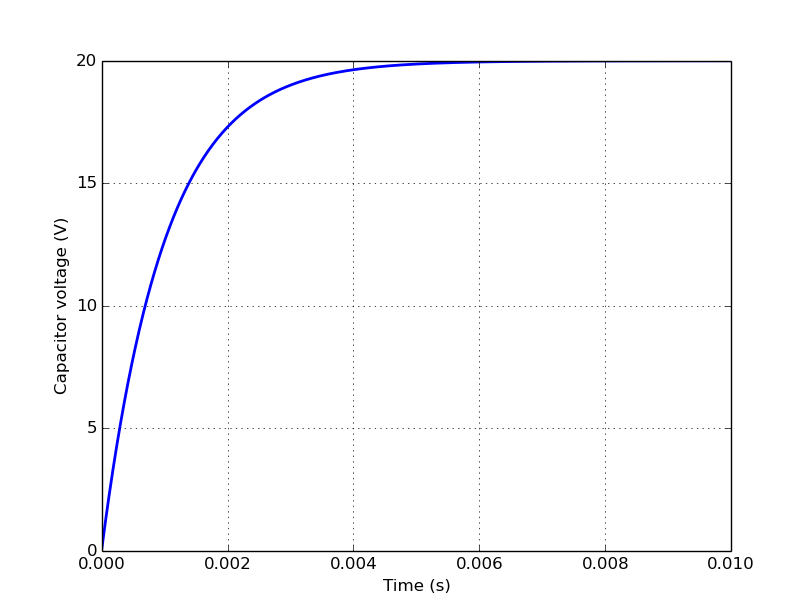

Reproduce this figure in Python.
from lcapy import *
import numpy as np
from matplotlib.pyplot import figure, savefig, show

t = np.linspace(0, 0.01, 1000)

cct = Circuit('Series VRC1')

cct.net_add('V1 1 0 dc 20')
cct.net_add('R1 1 2 10')
cct.net_add('C1 2 0 1e-4')


Vc = cct.V[2]
vc = Vc.transient_response(t)

fig = figure()
ax = fig.add_subplot(111)
ax.plot(t, vc, linewidth=2)
ax.set_xlabel('Time (s)')
ax.set_ylabel('Capacitor voltage (V)')
ax.grid(True)
show()

savefig('circuit-VRC1-vc.png')
